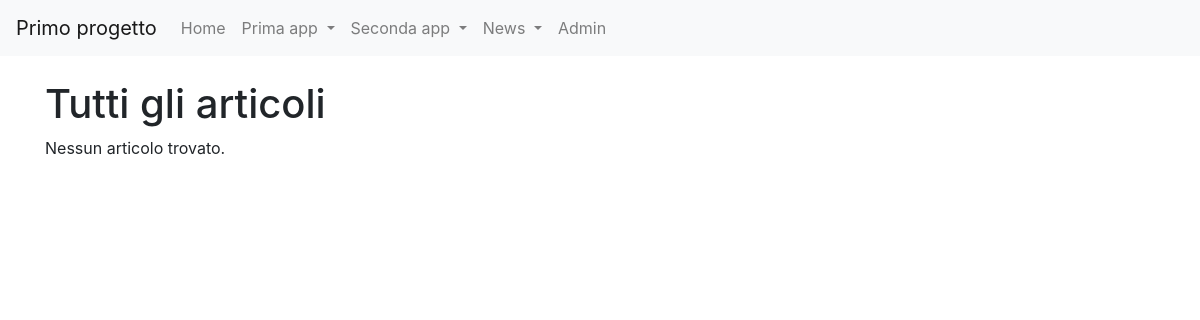
The page /news/lista_articoli/ on the database as committed earlier.
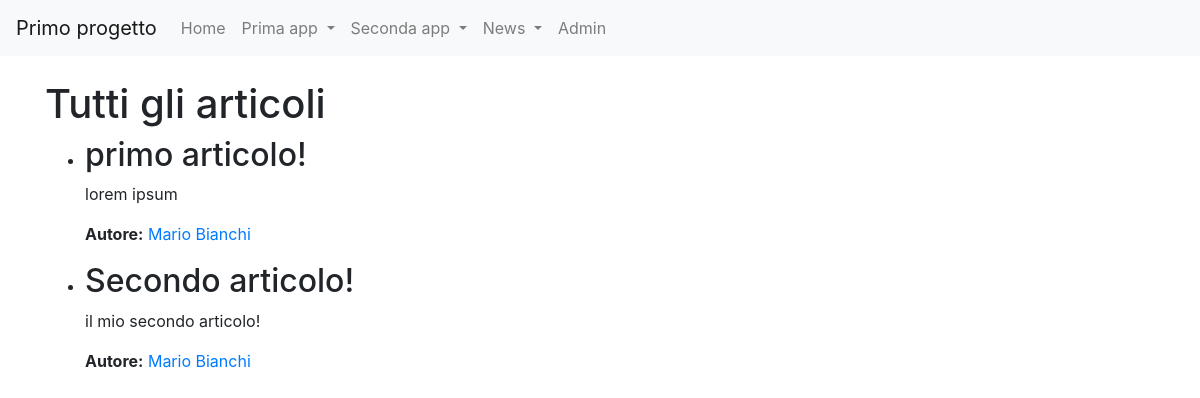
The same page on the database as committed later.
### news/models.py (models this page shows, shortened)
class Article(models.Model):
    titolo = models.CharField(max_length=200)
    contenuto = models.TextField()
    giornalista = models.ForeignKey(Giornalista, on_delete=models.CASCADE, related_name='articoli')
    visualizzazioni = models.IntegerField(default=0)
    data_pubblicazione = models.DateField()
    class Meta:
        verbose_name = "Articolo"
        verbose_name_plural = "Articoli"

class Giornalista(models.Model):
    nome = models.CharField(max_length=100)
    cognome = models.CharField(max_length=100)
    data_nascita = models.DateField()
    class Meta:
        verbose_name = "Giornalista"
        verbose_name_plural = "Giornalisti"

### news/views.py (the view)
# urls.py: path('lista_articoli/', listaArticoli, name='lista_articoli'),
def listaArticoli(request, pk=None):
    if pk is None:
        articoli = Article.objects.all()
        titolo_pagina = "Tutti gli articoli"
        giornalista_selezionato = None
    else:
        giornalista_selezionato = get_object_or_404(Giornalista, pk=pk)
        articoli = Article.objects.filter(giornalista=giornalista_selezionato)
        titolo_pagina = f"Articoli scritti da {giornalista_selezionato.nome} {giornalista_selezionato.cognome}"
    context = {
        'articoli': articoli,
        'titolo_pagina': titolo_pagina,
        'giornalista_selezionato': giornalista_selezionato,
    }
    return render(request, 'news/lista_articoli.html', context)

### news/templates/news/lista_articoli.html (shortened to what this page needs)
{% extends 'base.html'%}
{% block content %}
    <h1>{{ titolo_pagina }}</h1>
    {% if articoli %}
        <ul>
            {% for articolo in articoli %}
                <li>
                    <h2>{{ articolo.titolo }}</h2>
                    <p>{{ articolo.contenuto }}</p>
                    <p>
                        <strong>Autore:</strong>
                        <a href="{% url 'news:lista_articoli_giornalista' articolo.giornalista.pk %}">
                            {{ articolo.giornalista.nome }} {{ articolo.giornalista.cognome }}
                        </a>
                    </p>
                </li>
            {% endfor %}
        </ul>
    {% else %}
        <p>Nessun articolo trovato.</p>
    {% endif %}
{% endblock content %}

Rows that differ between the two databases and show on the page:
added Article: titolo "primo articolo!", contenuto "lorem ipsum", giornalista.nome "Mario", giornalista.cognome "Bianchi"
added Article: titolo "Secondo articolo!", contenuto "il mio secondo articolo!", giornalista.nome "Mario", giornalista.cognome "Bianchi"
Other text that changed with them:
text no longer shown: "Nessun articolo trovato."
